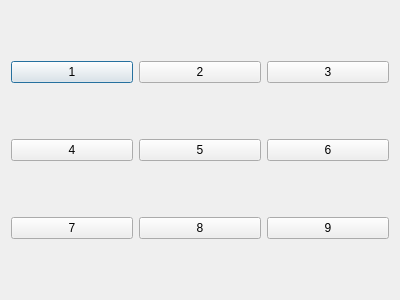
<?xml version="1.0" encoding="UTF-8"?>
<ui version="4.0">
 <class>Dialog</class>
 <widget class="QDialog" name="Dialog">
  <property name="geometry">
   <rect>
    <x>0</x>
    <y>0</y>
    <width>400</width>
    <height>300</height>
   </rect>
  </property>
  <property name="windowTitle">
   <string>Dialog</string>
  </property>
  <layout class="QGridLayout" name="gridLayout">
   <item row="0" column="0">
    <widget class="QPushButton" name="butLevel_1">
     <property name="text">
      <string>1</string>
     </property>
    </widget>
   </item>
   <item row="0" column="1">
    <widget class="QPushButton" name="butLevel_2">
     <property name="text">
      <string>2</string>
     </property>
    </widget>
   </item>
   <item row="0" column="2">
    <widget class="QPushButton" name="butLevel_3">
     <property name="text">
      <string>3</string>
     </property>
    </widget>
   </item>
   <item row="1" column="0">
    <widget class="QPushButton" name="butLevel_4">
     <property name="text">
      <string>4</string>
     </property>
    </widget>
   </item>
   <item row="1" column="1">
    <widget class="QPushButton" name="butLevel_5">
     <property name="text">
      <string>5</string>
     </property>
    </widget>
   </item>
   <item row="1" column="2">
    <widget class="QPushButton" name="butLevel_6">
     <property name="text">
      <string>6</string>
     </property>
    </widget>
   </item>
   <item row="2" column="0">
    <widget class="QPushButton" name="butLevel_7">
     <property name="text">
      <string>7</string>
     </property>
    </widget>
   </item>
   <item row="2" column="1">
    <widget class="QPushButton" name="butLevel_8">
     <property name="text">
      <string>8</string>
     </property>
    </widget>
   </item>
   <item row="2" column="2">
    <widget class="QPushButton" name="butLevel_9">
     <property name="text">
      <string>9</string>
     </property>
    </widget>
   </item>
  </layout>
 </widget>
 <resources/>
 <connections/>
</ui>
